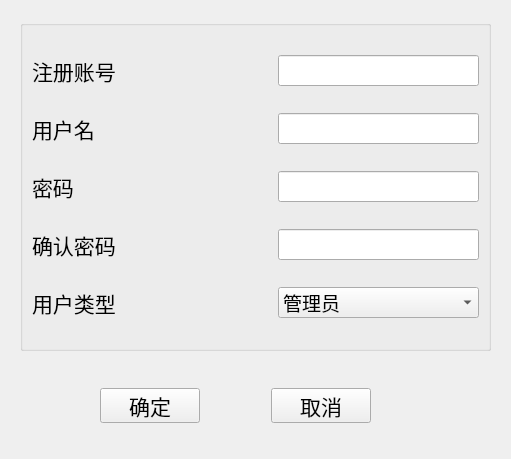
<?xml version="1.0" encoding="UTF-8"?>
<ui version="4.0">
 <class>Form</class>
 <widget class="QWidget" name="Form">
  <property name="geometry">
   <rect>
    <x>0</x>
    <y>0</y>
    <width>511</width>
    <height>459</height>
   </rect>
  </property>
  <property name="windowTitle">
   <string>新用户注册</string>
  </property>
  <widget class="QWidget" name="layoutWidget">
   <property name="geometry">
    <rect>
     <x>100</x>
     <y>380</y>
     <width>271</width>
     <height>51</height>
    </rect>
   </property>
   <layout class="QHBoxLayout" name="horizontalLayout_5">
    <item>
     <widget class="QPushButton" name="ConfirmButton">
      <property name="minimumSize">
       <size>
        <width>100</width>
        <height>35</height>
       </size>
      </property>
      <property name="maximumSize">
       <size>
        <width>100</width>
        <height>35</height>
       </size>
      </property>
      <property name="font">
       <font>
        <family>Adobe Arabic</family>
        <pointsize>16</pointsize>
       </font>
      </property>
      <property name="text">
       <string>确定</string>
      </property>
     </widget>
    </item>
    <item>
     <spacer name="horizontalSpacer_5">
      <property name="orientation">
       <enum>Qt::Horizontal</enum>
      </property>
      <property name="sizeHint" stdset="0">
       <size>
        <width>40</width>
        <height>20</height>
       </size>
      </property>
     </spacer>
    </item>
    <item>
     <widget class="QPushButton" name="CancelButton">
      <property name="minimumSize">
       <size>
        <width>100</width>
        <height>35</height>
       </size>
      </property>
      <property name="maximumSize">
       <size>
        <width>100</width>
        <height>35</height>
       </size>
      </property>
      <property name="font">
       <font>
        <family>Adobe Arabic</family>
        <pointsize>16</pointsize>
       </font>
      </property>
      <property name="text">
       <string>取消</string>
      </property>
     </widget>
    </item>
   </layout>
  </widget>
  <widget class="QGroupBox" name="groupBox">
   <property name="geometry">
    <rect>
     <x>20</x>
     <y>20</y>
     <width>471</width>
     <height>331</height>
    </rect>
   </property>
   <layout class="QGridLayout" name="gridLayout">
    <item row="0" column="0">
     <layout class="QHBoxLayout" name="horizontalLayout_7">
      <item>
       <widget class="QLabel" name="Account">
        <property name="text">
         <string>&lt;html&gt;&lt;head/&gt;&lt;body&gt;&lt;p&gt;&lt;span style=&quot; font-size:16pt;&quot;&gt;注册账号&lt;/span&gt;&lt;/p&gt;&lt;/body&gt;&lt;/html&gt;</string>
        </property>
       </widget>
      </item>
      <item>
       <spacer name="horizontalSpacer_7">
        <property name="orientation">
         <enum>Qt::Horizontal</enum>
        </property>
        <property name="sizeHint" stdset="0">
         <size>
          <width>40</width>
          <height>20</height>
         </size>
        </property>
       </spacer>
      </item>
      <item>
       <widget class="QLineEdit" name="lineEdit_5">
        <property name="minimumSize">
         <size>
          <width>201</width>
          <height>31</height>
         </size>
        </property>
        <property name="maximumSize">
         <size>
          <width>201</width>
          <height>31</height>
         </size>
        </property>
       </widget>
      </item>
     </layout>
    </item>
    <item row="1" column="0">
     <layout class="QHBoxLayout" name="horizontalLayout">
      <item>
       <widget class="QLabel" name="Username">
        <property name="text">
         <string>&lt;html&gt;&lt;head/&gt;&lt;body&gt;&lt;p&gt;&lt;span style=&quot; font-size:16pt;&quot;&gt;用户名&lt;/span&gt;&lt;/p&gt;&lt;/body&gt;&lt;/html&gt;</string>
        </property>
       </widget>
      </item>
      <item>
       <spacer name="horizontalSpacer">
        <property name="orientation">
         <enum>Qt::Horizontal</enum>
        </property>
        <property name="sizeHint" stdset="0">
         <size>
          <width>40</width>
          <height>20</height>
         </size>
        </property>
       </spacer>
      </item>
      <item>
       <widget class="QLineEdit" name="lineEdit">
        <property name="minimumSize">
         <size>
          <width>201</width>
          <height>31</height>
         </size>
        </property>
        <property name="maximumSize">
         <size>
          <width>201</width>
          <height>31</height>
         </size>
        </property>
       </widget>
      </item>
     </layout>
    </item>
    <item row="2" column="0">
     <layout class="QHBoxLayout" name="horizontalLayout_2">
      <item>
       <widget class="QLabel" name="Password">
        <property name="text">
         <string>&lt;html&gt;&lt;head/&gt;&lt;body&gt;&lt;p&gt;&lt;span style=&quot; font-size:16pt;&quot;&gt;密码&lt;/span&gt;&lt;/p&gt;&lt;/body&gt;&lt;/html&gt;</string>
        </property>
       </widget>
      </item>
      <item>
       <spacer name="horizontalSpacer_2">
        <property name="orientation">
         <enum>Qt::Horizontal</enum>
        </property>
        <property name="sizeHint" stdset="0">
         <size>
          <width>40</width>
          <height>20</height>
         </size>
        </property>
       </spacer>
      </item>
      <item>
       <widget class="QLineEdit" name="lineEdit_2">
        <property name="minimumSize">
         <size>
          <width>201</width>
          <height>31</height>
         </size>
        </property>
        <property name="maximumSize">
         <size>
          <width>201</width>
          <height>31</height>
         </size>
        </property>
       </widget>
      </item>
     </layout>
    </item>
    <item row="3" column="0">
     <layout class="QHBoxLayout" name="horizontalLayout_3">
      <item>
       <widget class="QLabel" name="PasswordSure">
        <property name="text">
         <string>&lt;html&gt;&lt;head/&gt;&lt;body&gt;&lt;p&gt;&lt;span style=&quot; font-size:16pt;&quot;&gt;确认密码&lt;/span&gt;&lt;/p&gt;&lt;/body&gt;&lt;/html&gt;</string>
        </property>
       </widget>
      </item>
      <item>
       <spacer name="horizontalSpacer_3">
        <property name="orientation">
         <enum>Qt::Horizontal</enum>
        </property>
        <property name="sizeHint" stdset="0">
         <size>
          <width>40</width>
          <height>20</height>
         </size>
        </property>
       </spacer>
      </item>
      <item>
       <widget class="QLineEdit" name="lineEdit_3">
        <property name="minimumSize">
         <size>
          <width>201</width>
          <height>31</height>
         </size>
        </property>
        <property name="maximumSize">
         <size>
          <width>201</width>
          <height>31</height>
         </size>
        </property>
       </widget>
      </item>
     </layout>
    </item>
    <item row="4" column="0">
     <layout class="QHBoxLayout" name="horizontalLayout_4">
      <item>
       <widget class="QLabel" name="UserType">
        <property name="text">
         <string>&lt;html&gt;&lt;head/&gt;&lt;body&gt;&lt;p&gt;&lt;span style=&quot; font-size:16pt;&quot;&gt;用户类型&lt;/span&gt;&lt;/p&gt;&lt;/body&gt;&lt;/html&gt;</string>
        </property>
       </widget>
      </item>
      <item>
       <spacer name="horizontalSpacer_4">
        <property name="orientation">
         <enum>Qt::Horizontal</enum>
        </property>
        <property name="sizeHint" stdset="0">
         <size>
          <width>40</width>
          <height>20</height>
         </size>
        </property>
       </spacer>
      </item>
      <item>
       <widget class="QComboBox" name="comboBox">
        <property name="minimumSize">
         <size>
          <width>201</width>
          <height>31</height>
         </size>
        </property>
        <property name="maximumSize">
         <size>
          <width>201</width>
          <height>31</height>
         </size>
        </property>
        <property name="font">
         <font>
          <family>Adobe Arabic</family>
          <pointsize>14</pointsize>
         </font>
        </property>
        <item>
         <property name="text">
          <string>管理员</string>
         </property>
        </item>
        <item>
         <property name="text">
          <string>开发人员</string>
         </property>
        </item>
        <item>
         <property name="text">
          <string>管理人员</string>
         </property>
        </item>
       </widget>
      </item>
     </layout>
    </item>
   </layout>
  </widget>
 </widget>
 <resources/>
 <connections/>
</ui>
